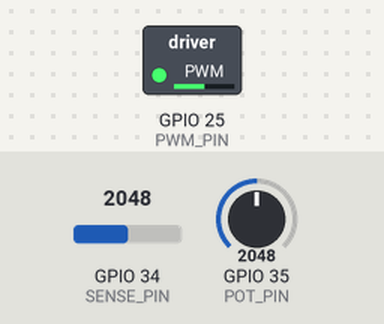
A sketch run on a simulated ESP32. Parts: switched loads named in the sketch (green lamp = pin HIGH). The inputs (shaded band) are chosen by the test bench; at power-on: GPIO 35 (POT_PIN) = 2048, GPIO 34 (SENSE_PIN) = 2048 (analog values on the 0–4095 scale). Pins used as bus, display or sensor lines are not drawn; what the sketch prints to the serial monitor is not drawn.

Above: at 1.3 s.
1.4 s: GPIO 35 (POT_PIN) set to 2866
At 2.9 s:
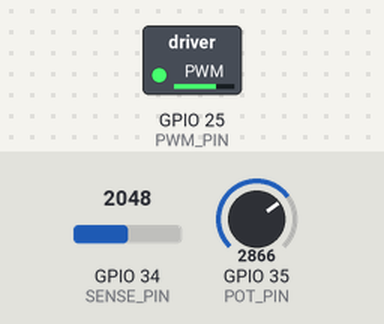
3.2 s: GPIO 35 (POT_PIN) set to 4095
At 4.6 s:
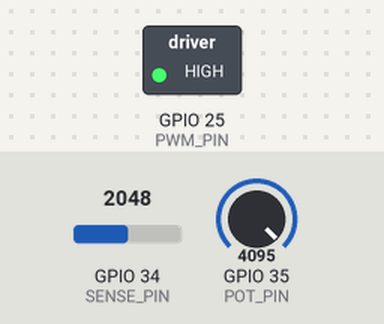
4.9 s: GPIO 35 (POT_PIN) set to 491
At 5.8 s:
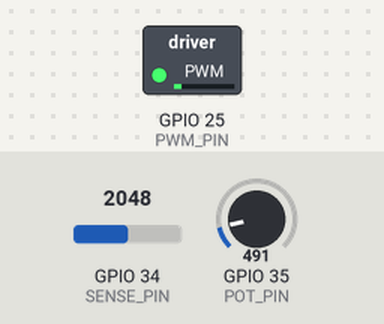
6.8 s: GPIO 35 (POT_PIN) set to 0
At 6.99 s:
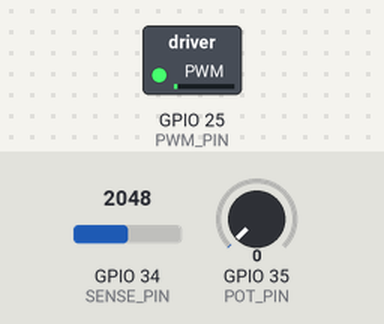
Timing chart, 0 to 9.5 s (numbered marks = the images above; inputs shaded):
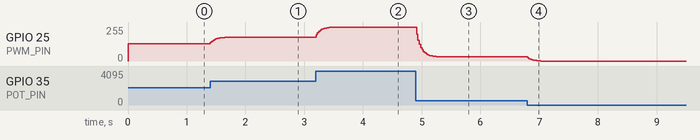

Measured:
- after the input at 1.4 s, GPIO 25 (PWM_PIN): moves from 128/255 to 178/255 over 0.31 s, starting at once
- after the input at 3.2 s, GPIO 25 (PWM_PIN): moves from 178/255 to 255/255 over 0.29 s, starting at once
- after the input at 4.9 s, GPIO 25 (PWM_PIN): moves from 255/255 to 31/255 over 0.41 s, starting at once
- after the input at 6.8 s, GPIO 25 (PWM_PIN): moves from 31/255 to 0/255 over 0.23 s, starting at once

The sketch:

ESP32_PWM_Pot_LED_GPIO26_Power_FINAL.ino
```cpp
/*
  ESP32 potentiometer-controlled LED PWM + REAL waveform to Generic DSO.
  For classic ESP32 DevKit / ESP32-WROOM-32 with ADC1 GPIO34 and GPIO35.

  Wiring:
    POT 10k end ---- GPIO26 (OUTPUT HIGH), other end ---- GND, wiper ---- GPIO35.
    GPIO25 ---- 330 ohm ---- LED anode (+), LED cathode (-) ---- GND.
    GPIO25 ---- 10k R1 ---- GPIO34 ---- 10k R2 ---- GND.
    (optional) Tektronix tip ---- GPIO25, probe ground ---- GND.

  GPIO26 is a low-current supply ONLY for a 10k (or higher) potentiometer.
  Do NOT use GPIO26 to supply LEDs, motors, modules or low-resistance pots.
  GPIO25 outputs 100 Hz hardware PWM; potentiometer varies duty 0..100%.
  GPIO34 measures the PWM physically through a 1:2 resistor divider.
  The measured ADC voltage is multiplied by 2 to report GPIO25 volts.
  GPIO34 is never exposed to the full 3.3V PWM output.
  Samples carry actual acquisition timestamps (not a pretend sample rate).

  Generic DSO: Serial 921600, CH1 1 V/div, Time 5 ms/div,
               DC coupling, trigger rising at ~1.65 V, gain = 1.
  Do NOT use TEK PRESET's 500 ms/div for this 100 Hz PWM demonstration.
  Arduino-ESP32 cores v2.x and v3.x are supported.
*/

#include <Arduino.h>
#include <esp_timer.h>
#include <esp_arduino_version.h>
#include <freertos/FreeRTOS.h>
#include <freertos/task.h>
#include <freertos/queue.h>

constexpr uint8_t POT_POWER_PIN = 26; // Output HIGH -> 10k pot end
constexpr uint8_t PWM_PIN   = 25; // Output -> LED, real DSO and divider
constexpr uint8_t SENSE_PIN = 34; // Divider midpoint -> ADC1
constexpr uint8_t POT_PIN   = 35; // Potentiometer wiper -> ADC1
constexpr uint32_t SERIAL_BAUD = 921600;
constexpr uint32_t PWM_FREQUENCY_HZ = 100;
constexpr uint8_t PWM_BITS = 10;
constexpr uint16_t PWM_MAX_DUTY = (1U << PWM_BITS) - 1U;
constexpr uint8_t OLD_LEDC_CHANNEL = 0; // Used only by ESP32 core 2.x
constexpr int64_t SAMPLE_PERIOD_US = 500; // Target ~2000 samples/s
constexpr uint8_t BLOCK_SAMPLES = 64;
constexpr uint32_t POT_UPDATE_US = 20000; // ~50 pot readings/s
constexpr float INPUT_DIVIDER_RATIO = 2.0f; // 10k : 10k divider

struct SampleBlock {
  uint64_t timesUs[BLOCK_SAMPLES];
  uint16_t voltageMv[BLOCK_SAMPLES]; // Measured AT GPIO34
  uint8_t count;
  bool discontinuity;
};

static QueueHandle_t transmitQueue = nullptr;
static TaskHandle_t acquisitionHandle = nullptr;
static esp_timer_handle_t sampleTimer = nullptr;
static uint32_t sequenceNumber = 0;
static uint32_t lastHelloMs = 0;

void sendHello() {
  // Repeated unchanged metadata is safe for the Generic DSO JSON v1 parser.
  Serial.println(F("{\"type\":\"hello\",\"protocol\":1,"
                   "\"device\":\"ESP32 Potentiometer PWM 100 Hz\","
                   "\"channels\":[{\"name\":\"GPIO25 PWM via GPIO34\",\"unit\":\"V\"}]}"));
}

void setPwmDuty(uint16_t duty) {
#if ESP_ARDUINO_VERSION_MAJOR >= 3
  ledcWrite(PWM_PIN, duty); // Core 3.x: pin-based LEDC API
#else
  ledcWrite(OLD_LEDC_CHANNEL, duty); // Core 2.x: channel-based API
#endif
}

bool startPwm() {
#if ESP_ARDUINO_VERSION_MAJOR >= 3
  return ledcAttach(PWM_PIN, PWM_FREQUENCY_HZ, PWM_BITS);
#else
  const double actualFrequency = ledcSetup(OLD_LEDC_CHANNEL, PWM_FREQUENCY_HZ, PWM_BITS);
  if (actualFrequency <= 0) return false;
  ledcAttachPin(PWM_PIN, OLD_LEDC_CHANNEL);
  return true;
#endif
}

// ESP_TIMER_TASK dispatch: only signal the acquisition task; no ADC or serial
// operations inside the timer callback.
void sampleTimerCallback(void *arg) {
  if (acquisitionHandle != nullptr) xTaskNotifyGive(acquisitionHandle);
}

// ADC reading and PWM updates happen in the SAME task to avoid ADC conflicts.
// Serial sending is in loop(), so it cannot block regular acquisition.
void acquisitionTask(void *arg) {
  (void)arg;
  SampleBlock block{};
  bool nextBlockHasGap = false;
  uint64_t lastStampUs = 0;
  uint64_t nextPotUs = 0;
  float smoothedPot = (float)analogRead(POT_PIN);
  int lastDuty = -1;

  while (true) {
    uint32_t notifications = ulTaskNotifyTake(pdTRUE, portMAX_DELAY);
    const uint64_t stampUs = (uint64_t)esp_timer_get_time();

    // If timer events were missed, identify a discontinuity, do not invent data.
    if (notifications > 1 ||
        (lastStampUs && stampUs > lastStampUs + (uint64_t)SAMPLE_PERIOD_US * 4ULL)) {
      block.discontinuity = true;
    }
    lastStampUs = stampUs;

    // Update brightness at ~50 Hz; hardware LEDC keeps PWM toggling independently.
    if (stampUs >= nextPotUs) {
      const int potRaw = analogRead(POT_PIN);
      smoothedPot += 0.25f * ((float)potRaw - smoothedPot);
      int raw = (int)(smoothedPot + 0.5f);
      raw = constrain(raw, 0, 4095);
      uint16_t duty = (uint16_t)(((uint32_t)raw * PWM_MAX_DUTY + 2047U) / 4095U);
      if (raw < 24) duty = 0;
      if (raw > 4071) duty = PWM_MAX_DUTY;
      if ((int)duty != lastDuty) {
        setPwmDuty(duty);
        lastDuty = (int)duty;
      }
      nextPotUs = stampUs + POT_UPDATE_US;
    }

    // Measure the real PWM voltage at GPIO34 (~0..1.65 V through divider).
    const uint32_t measuredMv = analogReadMilliVolts(SENSE_PIN);
    const uint8_t i = block.count;
    block.timesUs[i] = (uint64_t)esp_timer_get_time(); // actual ADC-read completion time
    block.voltageMv[i] = (uint16_t)(measuredMv > 65535U ? 65535U : measuredMv);
    block.count = i + 1;

    if (block.count == BLOCK_SAMPLES) {
      block.discontinuity = block.discontinuity || nextBlockHasGap;
      if (xQueueSend(transmitQueue, &block, 0) == pdTRUE) {
        nextBlockHasGap = false;
      } else {
        // Queue full: the host must not treat later samples as continuous.
        nextBlockHasGap = true;
      }
      block.count = 0;
      block.discontinuity = false;
    }
  }
}

void sendSamples(const SampleBlock &block) {
  Serial.print(F("{\"type\":\"samples\",\"seq\":"));
  Serial.print(sequenceNumber++);
  if (block.discontinuity) Serial.print(F(",\"discontinuity\":true"));

  Serial.print(F(",\"times\":["));
  for (uint8_t i = 0; i < block.count; ++i) {
    if (i) Serial.print(',');
    Serial.print((double)block.timesUs[i] / 1000000.0, 6);
  }

  Serial.print(F("],\"values\":["));
  for (uint8_t i = 0; i < block.count; ++i) {
    if (i) Serial.print(',');
    // Correct for the external 10k+10k divider; report actual PWM volts.
    const float gpio25Volts = (float)block.voltageMv[i] * 0.001f * INPUT_DIVIDER_RATIO;
    Serial.print('[');
    Serial.print(gpio25Volts, 4);
    Serial.print(']');
  }
  Serial.println(F("]}"));
}

void setup() {
  Serial.begin(SERIAL_BAUD);
  pinMode(POT_POWER_PIN, OUTPUT);
  digitalWrite(POT_POWER_PIN, HIGH); // Approx. 3.3 V at a light load
  delay(5); // Let the potentiometer voltage settle
  pinMode(PWM_PIN, OUTPUT);
  pinMode(SENSE_PIN, INPUT);
  pinMode(POT_PIN, INPUT);
  analogReadResolution(12);
  analogSetPinAttenuation(SENSE_PIN, ADC_11db);
  analogSetPinAttenuation(POT_PIN, ADC_11db);

  if (!startPwm()) {
    while (true) delay(1000); // LEDC unavailable / bad pin
  }
  setPwmDuty(0);

  transmitQueue = xQueueCreate(8, sizeof(SampleBlock));
  if (transmitQueue == nullptr) while (true) delay(1000);

  // Dedicated sampler task, so transmitting 64 samples never pauses ADC capture.
  if (xTaskCreatePinnedToCore(acquisitionTask, "pwm_adc", 4096, nullptr, 3,
                              &acquisitionHandle, 1) != pdPASS) {
    while (true) delay(1000);
  }

  const esp_timer_create_args_t args = {
    .callback = &sampleTimerCallback,
    .arg = nullptr,
    .dispatch_method = ESP_TIMER_TASK,
    .name = "pwm_scope"
  };
  if (esp_timer_create(&args, &sampleTimer) != ESP_OK ||
      esp_timer_start_periodic(sampleTimer, SAMPLE_PERIOD_US) != ESP_OK) {
    while (true) delay(1000);
  }

  delay(100);
  sendHello();
  lastHelloMs = millis();
}

void loop() {
  SampleBlock received{};
  if (xQueueReceive(transmitQueue, &received, pdMS_TO_TICKS(10)) == pdTRUE) {
    sendSamples(received);
  }
  const uint32_t nowMs = millis();
  if (nowMs - lastHelloMs >= 10000) {
    sendHello();
    lastHelloMs = nowMs;
  }
}
```
